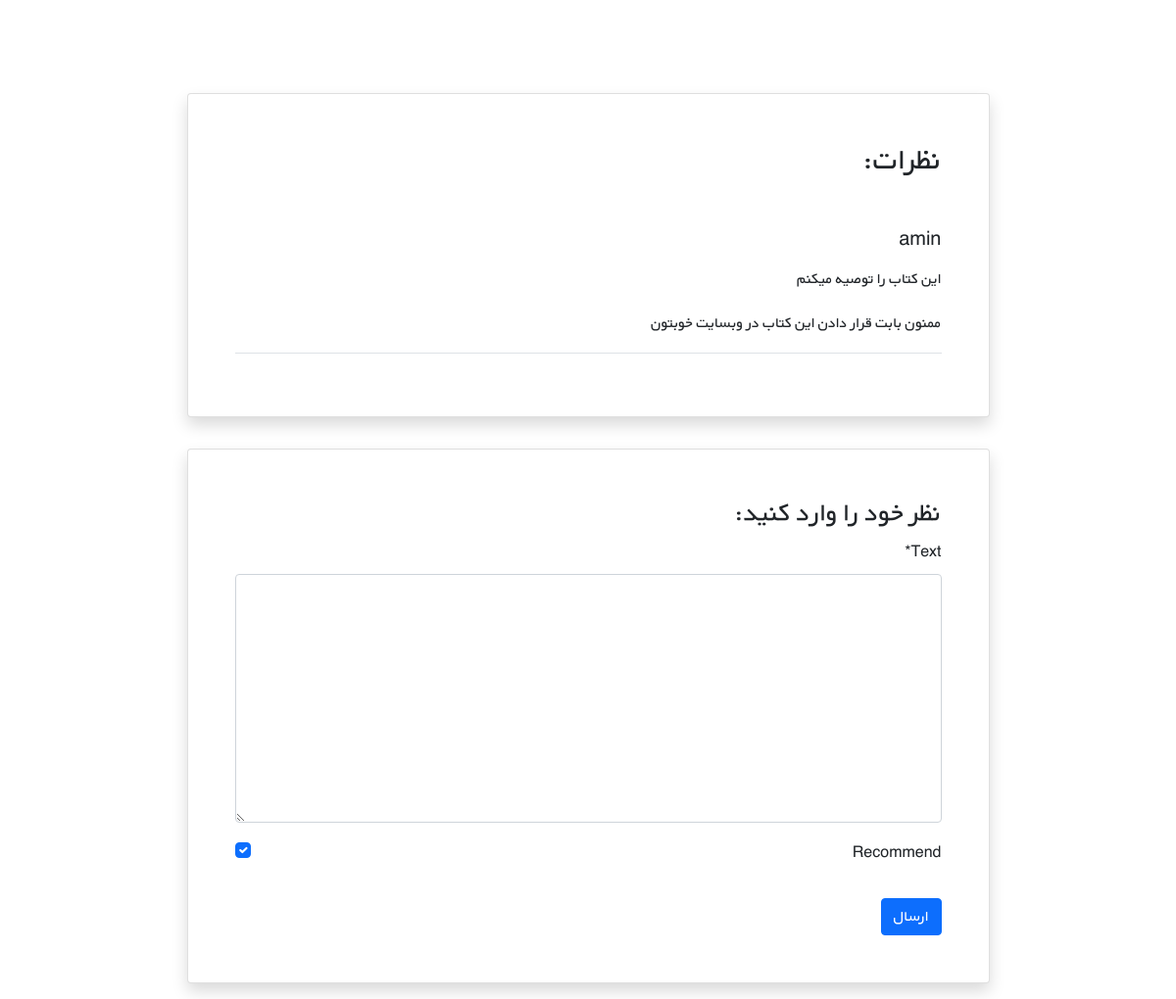
The app's page /books/12/ (signed in, lower part), older data.
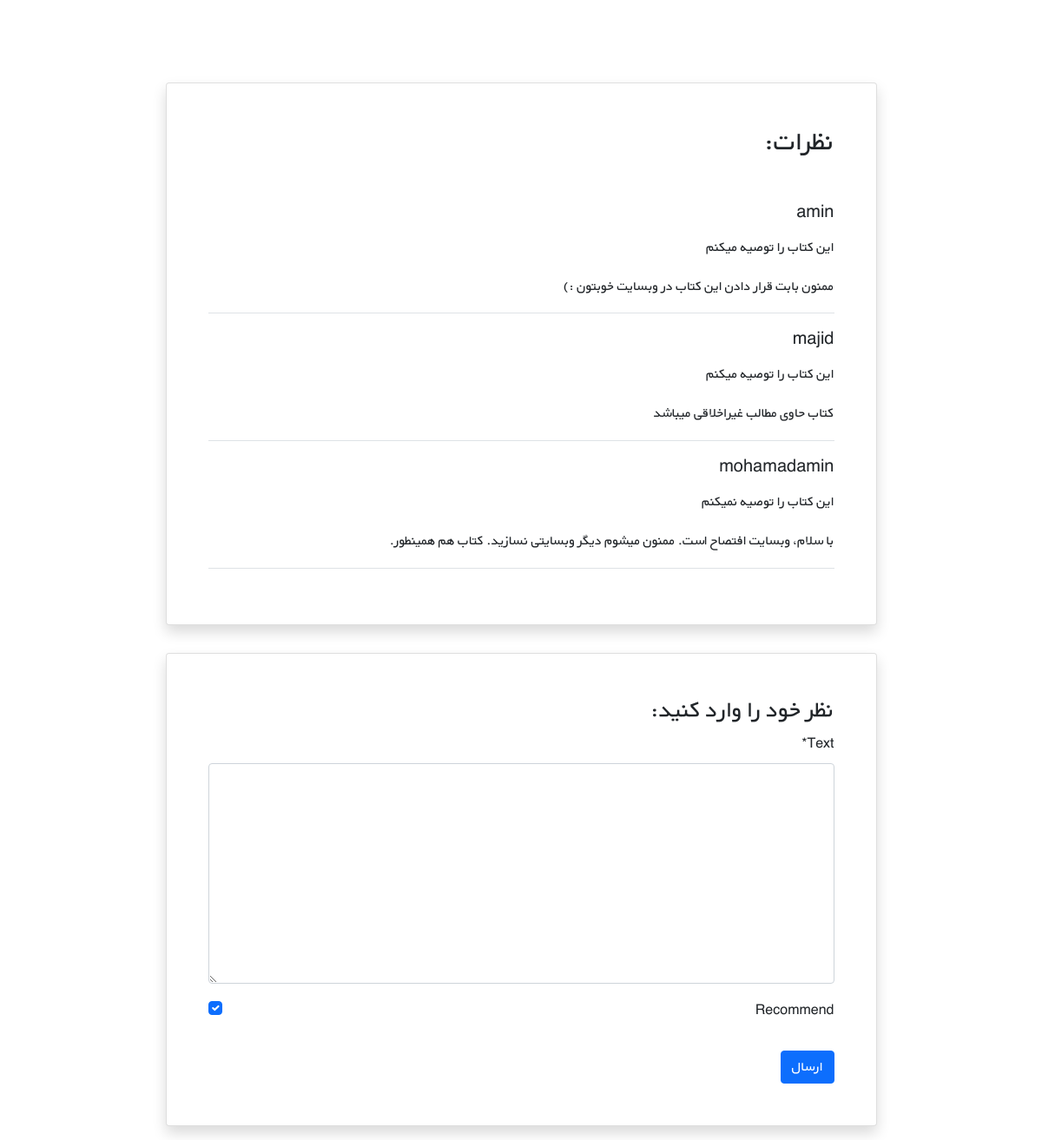
The same page, newer data.
### books/models.py (models this page shows, shortened)
class Comment(models.Model):
    user = models.ForeignKey(get_user_model(), on_delete=models.CASCADE)
    book = models.ForeignKey(Book, on_delete=models.CASCADE, related_name='comments')
    text = models.TextField()
    datetime_created = models.DateTimeField(auto_now_add=True)
    is_active = models.BooleanField(default=True)
    recommend = models.BooleanField(default=True)

### accounts/models.py (models this page shows)
class CustomUser(AbstractUser):
    age = models.PositiveIntegerField(null=True, blank=True)     # Age Should be Positive.

### books/views.py (the view)
# urls.py: path('<int:pk>/', views.book_detail_view, name='book_detail'),
@login_required
def book_detail_view(request, pk):
    book = get_object_or_404(Book, pk=pk)
    book_comments = book.comments.all()
    if request.method == 'POST':
        comment_form = CommentForm(request.POST)
        if comment_form.is_valid():
            new_comment = comment_form.save(commit=False)
            new_comment.book = book
            new_comment.user = request.user
            new_comment.save()
    else:
        comment_form = CommentForm()
    return render(request, 'books/book_detail.html', {
        'book': book,
        'comments': book_comments,
        'comment_form': comment_form,
    })

### books/forms.py
class CommentForm(forms.ModelForm):
    class Meta:
        model = Comment
        fields = ('text', 'recommend', )

### cart/context_processors.py (called while the page is built)
def cart(request):
    return {'cart': Cart(request)}

### books/templates/books/book_detail.html (shortened to what this page needs)
{% extends '_base.html' %}
{% load crispy_forms_tags %}
{% block page_content %}
    <div class="container mt-5" dir="rtl">
        <div class="">
            <div class="">
                <div class="d-flex justify-content-center">
                    <div class="my-3 p-5 w-sm-75 w-100">
                    </div>
                </div>
                <div class="d-flex justify-content-center">
                    <div class="card shadow my-3 p-5 w-sm-75 w-100">
                        <h2 class="mb-5">نظرات:</h2>
                        {% for comment in comments %}
                            {% if comment.is_active %}
                                <div class="border-bottom mb-3">
                                    <h5 class="mb-3">{{ comment.user.username }}</h5>
                                    {% if comment.recommend %}
                                        این کتاب را توصیه میکنم
                                    {% else %}
                                        این کتاب را توصیه نمیکنم
                                    {% endif %}
                                    <p>{{ comment.text|linebreaks }}</p>
                                </div>
                            {% endif %}
                        {% endfor %}
                    </div>
                </div>
                <div class="d-flex justify-content-center">
                    <div class="card shadow my-3 p-5 w-sm-75 w-100">
                        <h3>نظر خود را وارد کنید:</h3>
                        <form method="POST">
                            {{ comment_form|crispy }}
                            <button type="submit" class="btn btn-primary mt-3">ارسال</button>
                        </form>
                    </div>
                </div>
            </div>
        </div>
    </div>
{% endblock page_content %}

### templates/_base.html (shortened to what this page needs)
{% load static %}
<!DOCTYPE html>
<html lang="en">
<head>
    <link href="https://cdn.jsdelivr.net/npm/bootstrap@5.1.3/dist/css/bootstrap.min.css" rel="stylesheet"
>
    <link rel="stylesheet" href="{% static 'css/style.css' %}">
</head>
<body>
    <div class="container">
        {% block page_content %}
        {% endblock page_content %}
    </div>
</body>
</html>

### static/css/style.css (style rules this page uses)
* { font-family: 'BYekan', sans-serif; line-height: 1.8rem; }
@media (min-width: 576px) { .w-sm-75 { width: 75%!important; } }

Row changes from the older to the newer data that the page shows:
changed Comment "amin": text "ممنون بابت قرار دادن این کتاب در وبسایت خوبتون" → "ممنون بابت قرار دادن این کتاب در وبسایت خوبتون :)"
added Comment: user.username "majid", recommend "این کتاب را توصیه میکنم", text "کتاب حاوی مطالب غیراخلاقی میباشد"
added Comment: user.username "mohamadamin", recommend "این کتاب را توصیه نمیکنم", text "با سلام، وبسایت افتصاح است. ممنون میشوم دیگر وبسایتی نسازید. کتاب هم همینطور."
